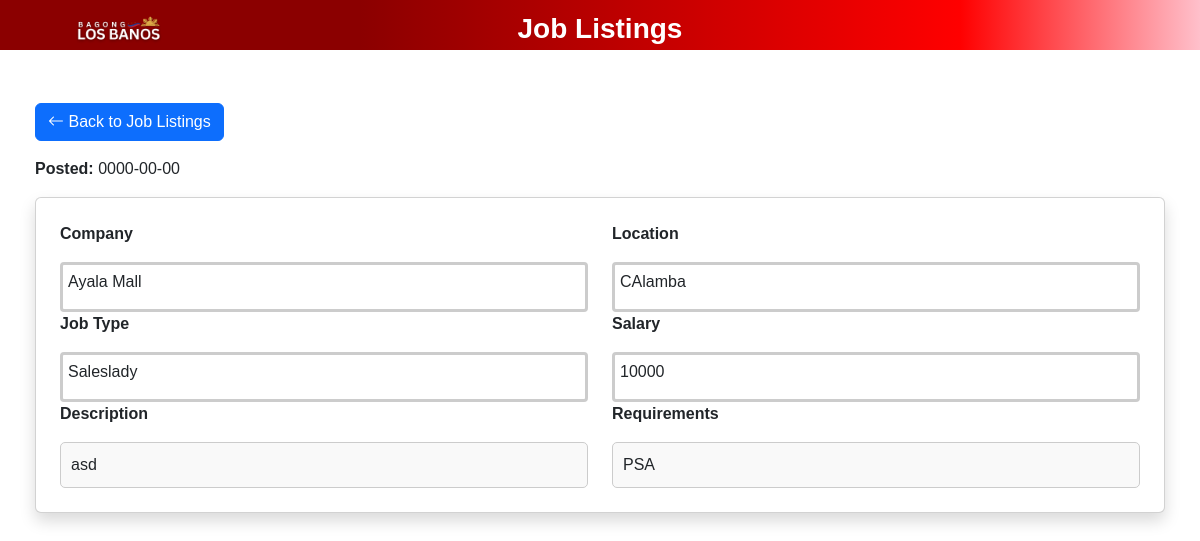
The page /jobdetails.php?id=1 on the database as committed earlier.
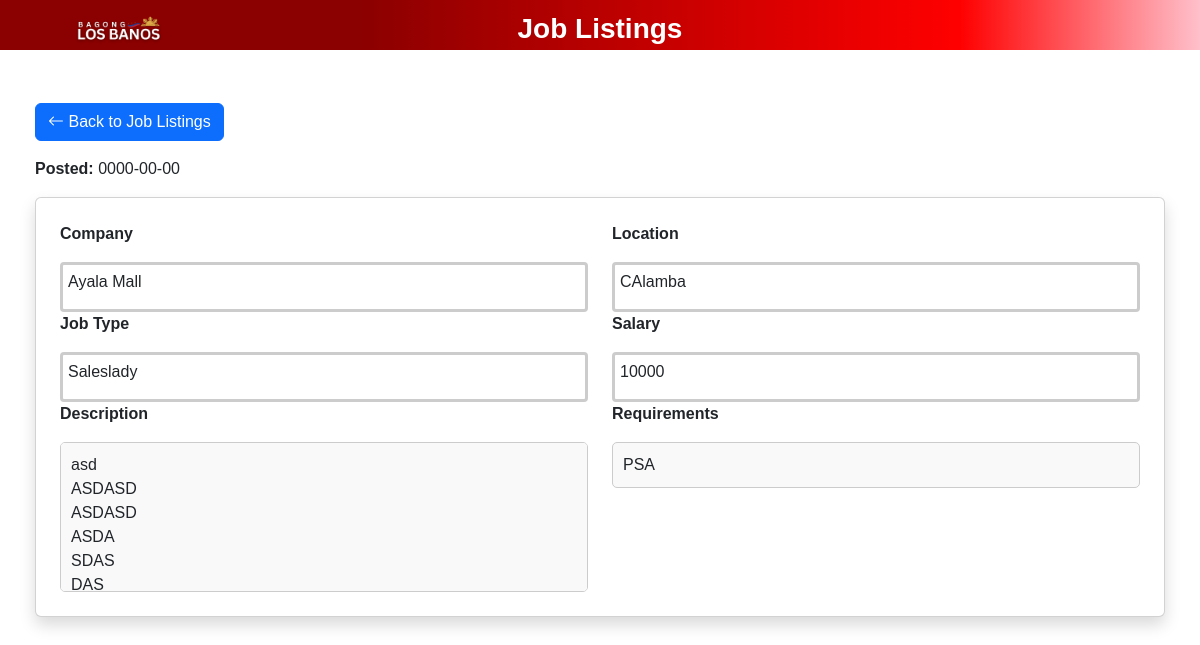
The same page on the database as committed later.
### tables this page shows
CREATE TABLE `job_post` (
  `id` int(255) NOT NULL,
  `employer_id` int(255) NOT NULL,
  `job_title` varchar(255) NOT NULL,
  `company_name` varchar(255) NOT NULL,
  `job_type` varchar(255) NOT NULL,
  `salary` varchar(255) NOT NULL,
  `job_description` varchar(255) NOT NULL,
  `selected_option` varchar(255) NOT NULL,
  `vacant` int(255) NOT NULL,
  `requirement` varchar(255) NOT NULL,
  `work_location` varchar(255) NOT NULL,
  `education` varchar(255) NOT NULL,
  `remarks` varchar(255) NOT NULL,
  `date_posted` date NOT NULL,
  `is_active` tinyint(6) NOT NULL
);

### jobdetails.php (the view, shortened to what this page needs)
<?php
include 'db.php';
$jobId = (int)$_GET['id'];
$query = "SELECT * FROM job_post WHERE id = $jobId";
$result = $conn->query($query);
$job = $result->fetch_assoc();
?>
<!DOCTYPE html>
<html lang="en">
<head>
    <link href="https://cdn.jsdelivr.net/npm/bootstrap@5.3.0-alpha3/dist/css/bootstrap.min.css" rel="stylesheet">
    <link rel="stylesheet" href="https://cdn.jsdelivr.net/npm/bootstrap-icons/font/bootstrap-icons.css">
    <link rel="stylesheet" href="joblist.css">
</head>
<body>
<div class="header">
    <div class="container">
        <div class="row">
            <div class="col-md-2">
                <a href="index.php" style="display: block; text-decoration: none;">
                    <img src="img/logolb.png" alt="lblogo" style="height: 50px;">
                </a>
            </div>
            <div class="col-md-8">
                <h3 style="margin-top: 5px; font-weight: 900; color: #ffffff;">Job Listings</h3>
            </div>
        </div>
    </div>
</div>
<div class="container mt-5">
    <a href="joblist.php" class="btn btn-primary mb-3"><i class="bi bi-arrow-left"></i> Back to Job Listings</a>
    <p><strong>Posted:</strong> <?= htmlspecialchars($job['date_posted']) ?></p>
    <div class="card shadow p-4">
        <div class="row">
            <div class="col-md-6">
                <p><strong>Company</strong></p>
                <div class="skeleton"><?= htmlspecialchars($job['company_name']) ?></div>
                <p><strong>Job Type</strong></p>
                <div class="skeleton"><?= htmlspecialchars($job['job_type']) ?></div>
                <p><strong>Description</strong></p>
                <div class="scrollable-box"><?= nl2br(htmlspecialchars($job['job_description'])) ?></div>
            </div>
            <div class="col-md-6">
                <p><strong>Location</strong></p>
                <div class="skeleton"><?= htmlspecialchars($job['work_location']) ?></div>
                <p><strong>Salary</strong></p>
                <div class="skeleton"><?= htmlspecialchars($job['salary']) ?></div>
                <p><strong>Requirements</strong></p>
                <div class="scrollable-box"><?= nl2br(htmlspecialchars($job['requirement'])) ?></div>
            </div>
        </div>
    </div>
</div>
</body>
</html>

### joblist.css (style rules this page uses)
* { margin: 0; padding: 0; box-sizing: border-box; }
body { font-family: Arial, sans-serif; }
.header { background: linear-gradient(to right, #8B0000 30%, #FF0000 80%, #FFC0CB 100%); color: white; height: 50px; width: 100%; text-align: center; }
.container { padding: 5px; }
.col-md-2, .col-md-8 { padding: 2px; }

### jobdetails.php (style rules this page uses)
.skeleton { background: rgb(255, 255, 255); height: 50px; border-radius: 4px; margin-top: 5px; border: 3px solid #ccc; padding: 5px; }
.scrollable-box { max-height: 150px; overflow-y: auto; padding: 10px; border: 1px solid #ccc; background: #f9f9f9; border-radius: 5px; }

Rows that differ between the two databases and show on the page:
changed job_post "Ayala Mall": job_description "asd" → "asd ASDASD ASDASD ASDA SDAS DAS"
